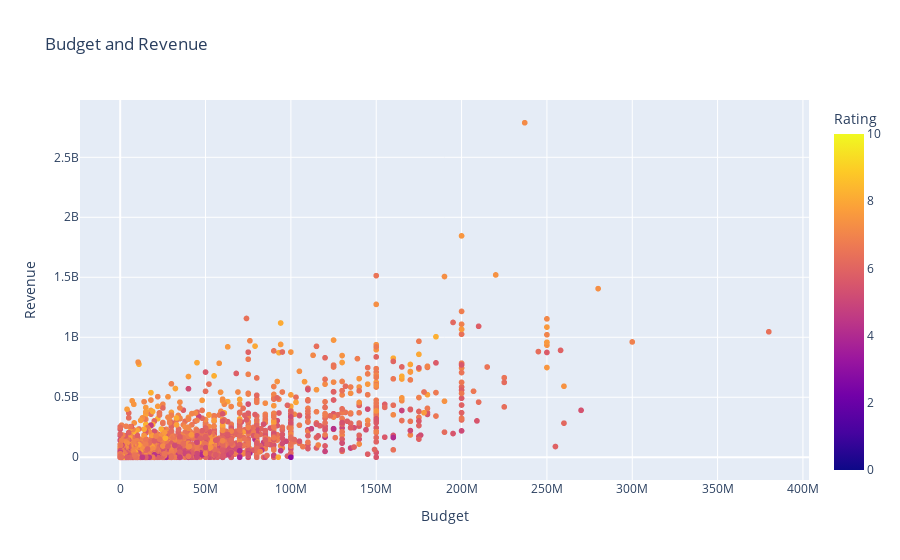

Write notebook code for a chart like this one.
### Code cell
fig = px.scatter(whole, x="budget", y="revenue", color='vote_average', hover_name= 'original_title',
                 labels={
                     "budget": "Budget",
                     "revenue": "Revenue",
                     "vote_average": "Rating"
                 },
                title="Budget and Revenue")
fig.show()

### Figure 1 — Plotly figure (JSON) as saved in the notebook; plotly's stock layout.template omitted (floating-point values rounded to 4 significant figures; data arrays with more than 128 entries replaced by an {"elided": "..."} marker saying what was removed)
{"data": [{"hovertemplate": "<b>%{hovertext}</b><br><br>Budget=%{x}<br>Revenue=%{y}<br>Rating=%{marker.color}<extra></extra>", "hovertext": {"elided": "4803 str values"}, "legendgroup": "", "marker": {"color": {"elided": "4803 float values"}, "coloraxis": "coloraxis", "symbol": "circle"}, "mode": "markers", "name": "", "showlegend": false, "type": "scattergl", "x": {"elided": "4803 int values"}, "xaxis": "x", "y": {"elided": "4803 int values"}, "yaxis": "y"}], "layout": {"coloraxis": {"colorbar": {"title": {"text": "Rating"}}, "colorscale": [[0, "#0d0887"], [0.1111, "#46039f"], [0.2222, "#7201a8"], [0.3333, "#9c179e"], [0.4444, "#bd3786"], [0.5556, "#d8576b"], [0.6667, "#ed7953"], [0.7778, "#fb9f3a"], [0.8889, "#fdca26"], [1, "#f0f921"]]}, "legend": {"tracegroupgap": 0}, "title": {"text": "Budget and Revenue"}, "xaxis": {"anchor": "y", "domain": [0, 1], "title": {"text": "Budget"}}, "yaxis": {"anchor": "x", "domain": [0, 1], "title": {"text": "Revenue"}}}}
